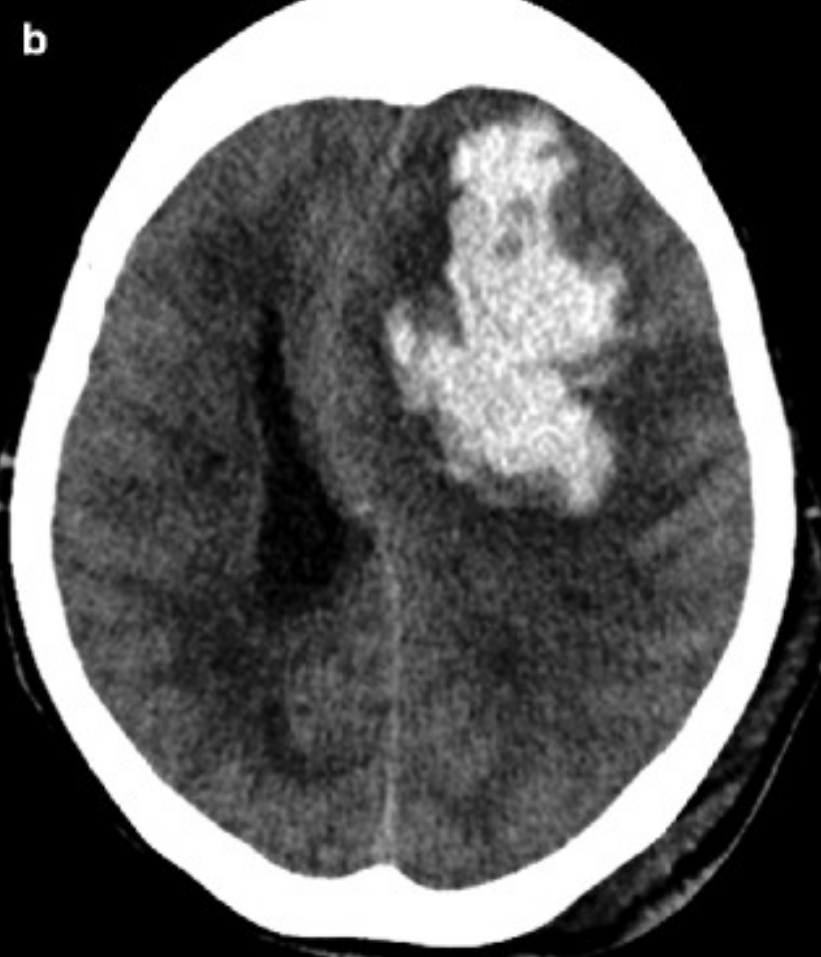
#> input picture images/000.png, 821 x 957 px
$ python -i __init__.py   (imports and definitions only)
#> lines starting #> are read from the running program, lines starting #| are printed output that depends on the picture; after the words box and inside, x2 and y2 are one past the last pixel; in counts of white or black regions, pixels touching at a corner belong together
import numpy as np
import matplotlib.pyplot as plt
import os
import cv2
import pywt
import pywt.data


# [22 lines left out: function ShowImage, not called in this run]


class ICH:

    def predict(self,img_path):
        """
        This function accpets image path and applies DWT and various Image Transformation to Segment the Brain Hemorrhage region from Brain CT Scan Image

        Input:
        img_path: Path of Image (Brain CT Image)

        Return:
        res: Resultance Image with hemorrhage Segmentation region

        """
#> called with img_path = '../images/000.png'
        img = cv2.imread(img_path)
#> img is the input picture: shape (957, 821, 3); min 0, max 255, mean 93.8
        gray = cv2.cvtColor(img,cv2.COLOR_BGR2GRAY)
        #ShowImage('Brain MRI',gray,'gray')

        ret, thresh = cv2.threshold(gray,0,255,cv2.THRESH_OTSU)
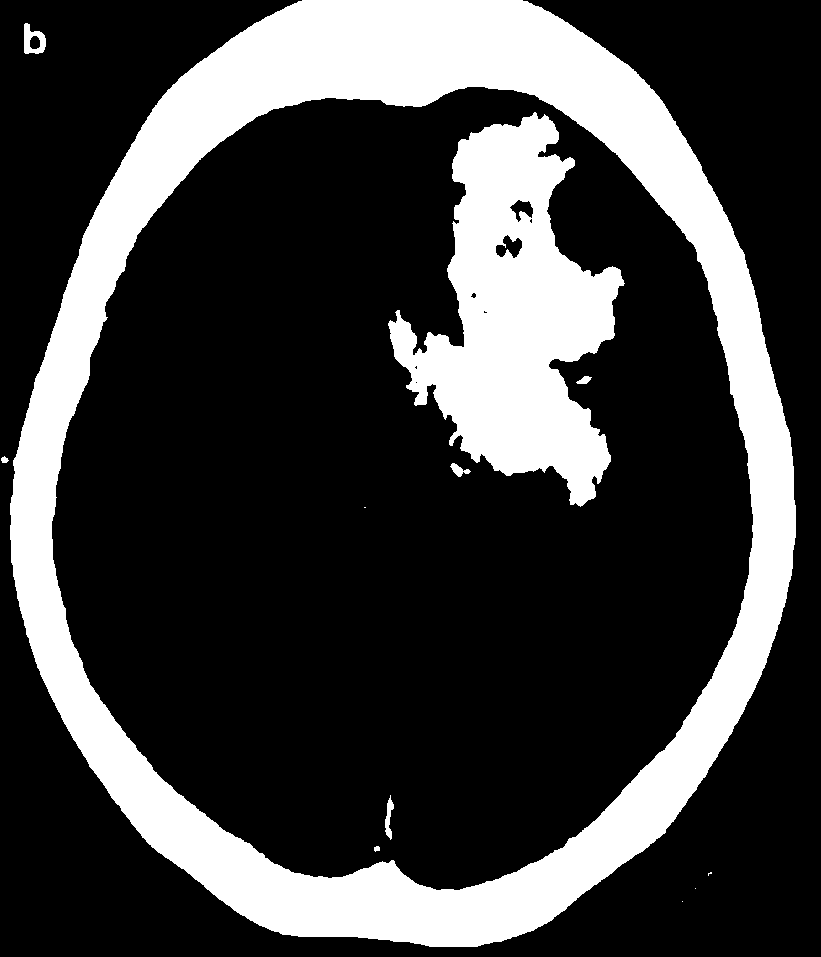
#> thresh: shape (957, 821); 24.9% white; 12 white regions (4 under 20 px), largest, box (x1, y1, x2, y2) and area: (10, 0, 796, 947) 148223, (388, 112, 625, 507) 46549, (24, 23, 46, 54) 397
#> ret = 141
        #ShowImage('Thresholding image',thresh,'gray')

        ret, markers = cv2.connectedComponents(thresh)
#> markers: shape (957, 821) int32; 13 distinct labels, from 0 to 12
#> ret = 13

        #Get the area taken by each component. Ignore label 0 since this is the background.
        marker_area = [np.sum(markers==m) for m in range(np.max(markers)) if m!=0]
#> marker_area = [148223, 397, 46549, 78, 38, 134, 2, 201, 28, 8, 1]
        #Get label of largest component by area
        largest_component = np.argmax(marker_area)+1 #Add 1 since we dropped zero above
#> largest_component = 1
        #Get pixels which correspond to the brain
        brain_mask = markers==largest_component
#> brain_mask: shape (957, 821) bool; 18.9% white; 1 white region, box (x1, y1, x2, y2) and area: (10, 0, 796, 947) 148223

        brain_out = img.copy()
        #In a copy of the original image, clear those pixels that don't correspond to the brain
        brain_out[brain_mask==False] = (0,0,0)
        img = cv2.imread(img_path)
        gray = cv2.cvtColor(img,cv2.COLOR_BGR2GRAY)
        coeffs2 = pywt.dwt2(gray,'haar')
        LL, (LH, HL, HH) = coeffs2
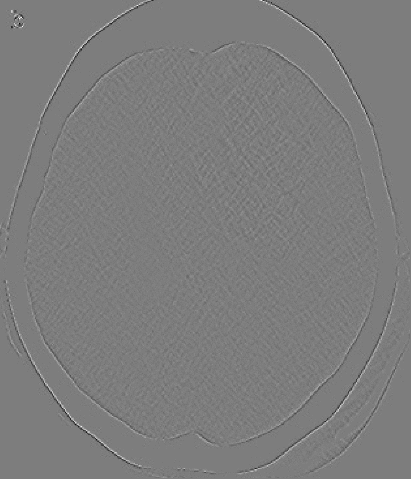
#> HH: shape (479, 411) float64; min -13.5, max 14, mean 0.000467; drawn with min black and max white
        ret, thresh = cv2.threshold(gray,0,255,cv2.THRESH_BINARY_INV+cv2.THRESH_OTSU)
#> ret = 141


        # noise removal
        kernel = np.ones((3,3),np.uint8)
        opening = cv2.morphologyEx(thresh,cv2.MORPH_OPEN,kernel, iterations = 2)
#> opening: shape (957, 821); 75% white; 11 black regions (4 under 20 px), largest, box (x1, y1, x2, y2) and area: (0, 0, 796, 947) 148297, (388, 112, 625, 507) 46888, (24, 23, 46, 54) 404

        # sure background area
        sure_bg = cv2.dilate(opening,kernel,iterations=3)
#> sure_bg: shape (957, 821); 78.3% white; 3 black regions (1 under 20 px), largest, box (x1, y1, x2, y2) and area: (13, 0, 793, 944) 129294, (392, 119, 620, 502) 40889

        # Finding sure foreground area
        dist_transform = cv2.distanceTransform(opening,cv2.DIST_L2,5)
        ret, sure_fg = cv2.threshold(dist_transform,0.7*dist_transform.max(),255,0)
#> sure_fg: shape (957, 821) float32; 5.5% white; 4 white regions, box (x1, y1, x2, y2) and area: (182, 287, 580, 725) 36308, (750, 0, 821, 107) 3611, (0, 868, 79, 957) 3220, (813, 946, 821, 957) 48
#> ret = 130.8

        # Finding unknown region
        sure_fg = np.uint8(sure_fg)
        unknown = cv2.subtract(sure_bg,sure_fg)

        # Marker labelling
        ret, markers = cv2.connectedComponents(sure_fg)
#> markers: shape (957, 821) int32; 5 distinct labels, from 0 to 4
#> ret = 5

        # Add one to all labels so that sure background is not 0, but 1
        markers = markers+1
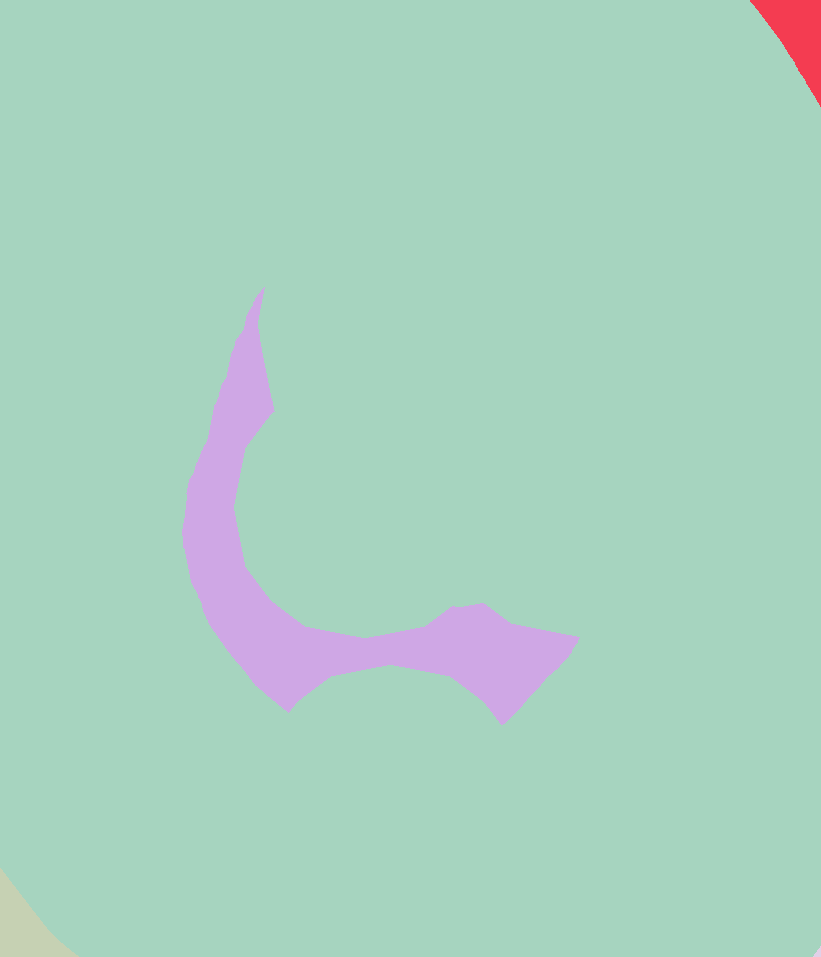
#> markers: shape (957, 821) int32; 5 distinct labels, from 1 to 5; one colour per label, 0 black


        # Now, mark the region of unknown with zero
        markers[unknown==255] = 0
#> markers: shape (957, 821) int32; 6 distinct labels, from 0 to 5
        markers = cv2.watershed(img,markers)
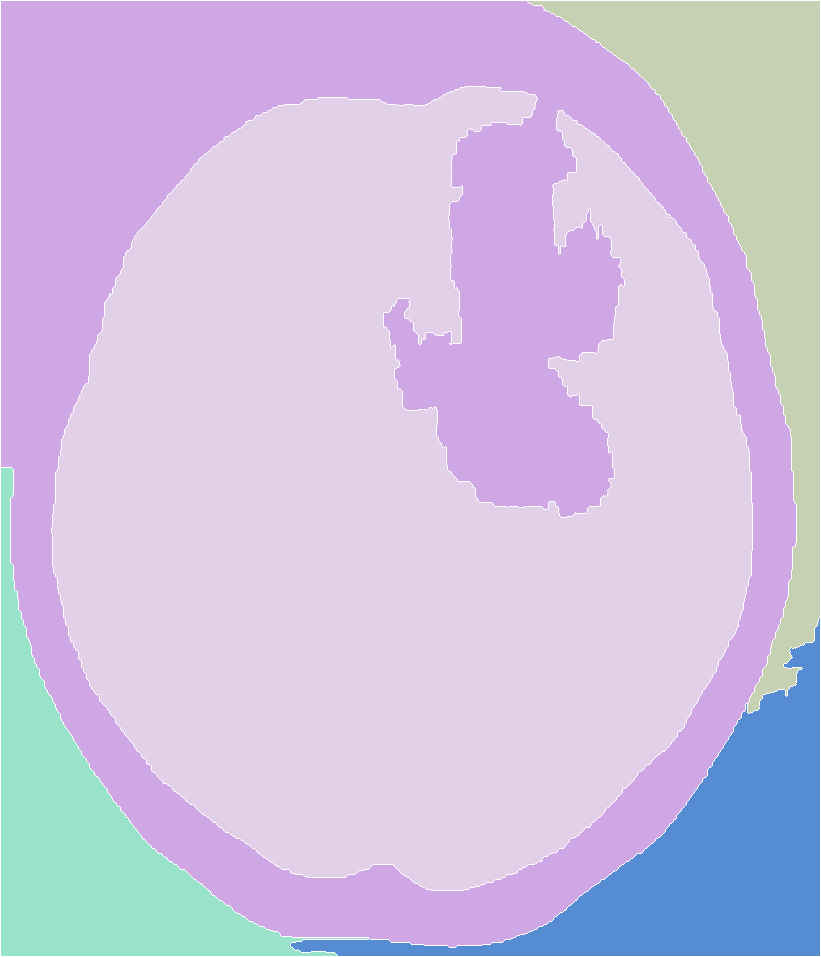
#> markers: shape (957, 821) int32; 6 distinct labels, from -1 to 5; one colour per label, 0 black, -1 white
        img[markers == -1] = [255,0,0]
#> img: shape (957, 821, 3); 1.2% of pixels changed, all inside (x1, y1, x2, y2) = (0, 0, 821, 957)

        res = cv2.cvtColor(img,cv2.COLOR_HSV2RGB)
        ret, thresh = cv2.threshold(res,160,255,cv2.THRESH_BINARY)
#> thresh: shape (957, 821, 3)
        hsv = cv2.cvtColor(thresh,cv2.COLOR_BGR2HSV)
#> hsv: shape (957, 821, 3); mean H, S, V 16.5, 60.3, 60.3
        lower_range = np.array([120,255,255])
        upper_range = np.array([130,255,255])
        mask_r = cv2.inRange(hsv,lower_range,upper_range)
#> mask_r: shape (957, 821); 3.1% white; 699 white regions (664 under 20 px), largest, box (x1, y1, x2, y2) and area: (416, 118, 622, 502) 19189, (392, 322, 416, 366) 413, (535, 283, 551, 306) 204
        r,g,b = cv2.split(thresh)
#> r: shape (957, 821); 4.7% white; 346 white regions (257 under 20 px), largest, box (x1, y1, x2, y2) and area: (416, 118, 622, 502) 30522, (392, 322, 416, 366) 615, (48, 128, 142, 347) 301
#> g: shape (957, 821); 20.6% white; 31 white regions (10 under 20 px), largest, box (x1, y1, x2, y2) and area: (11, 1, 795, 946) 140538, (473, 241, 614, 469) 12878, (458, 127, 559, 252) 5059
#> b: shape (957, 821); every value is 0
        kernel = np.ones((5,5),np.uint8)
        opening = cv2.morphologyEx(r, cv2.MORPH_OPEN, kernel)
#> opening: shape (957, 821); 3.8% white; 19 white regions
        contours, hierarchy = cv2.findContours(opening, cv2.RETR_TREE, cv2.CHAIN_APPROX_SIMPLE)
#> contours = 69 contours, 27 with area under 20; largest, box (x1, y1, x2, y2) and area: (418, 157, 613, 502) 26793, (527, 389, 580, 432) 928, (501, 120, 557, 166) 864, (493, 226, 524, 263) 748, (506, 196, 536, 227) 562
        cv2.drawContours(res, contours, -1, (255,255,0), 3)
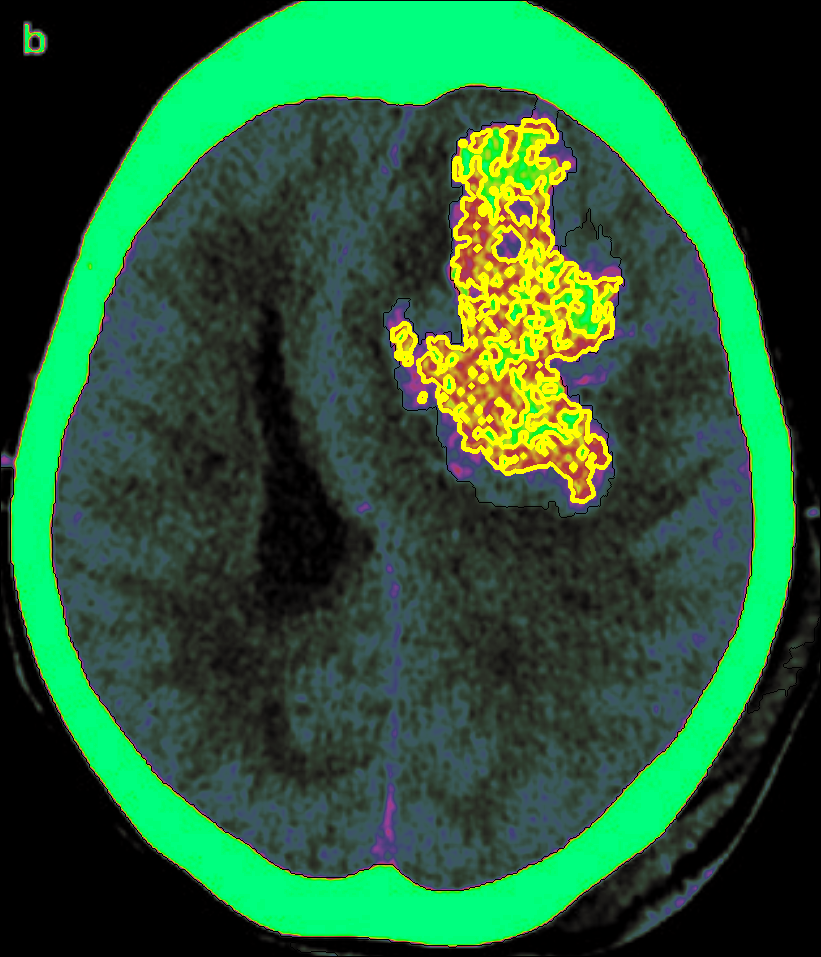
#> res: shape (957, 821, 3); mean R, G, B 39.2, 89.8, 53.5

        return res


>>> result = ICH().predict('../images/000.png')

$ run again, on images/004.png
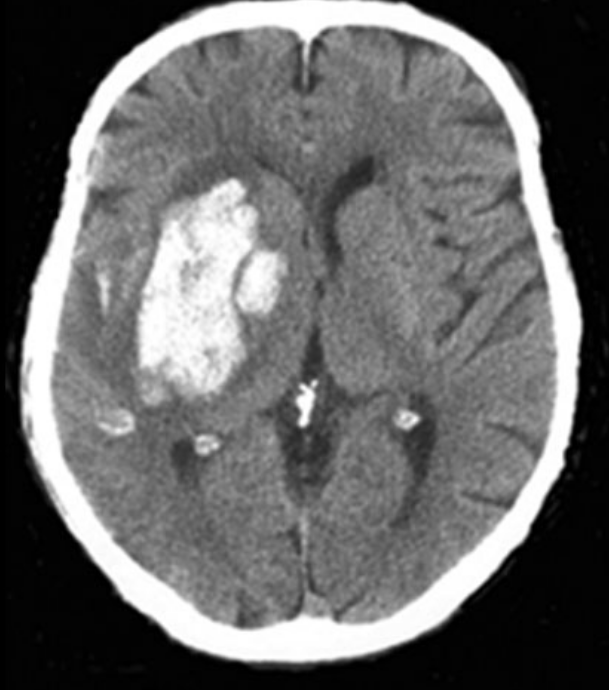
#> input picture images/004.png, 609 x 690 px
#> in predict, img is the input picture: shape (690, 609, 3); min 0, max 255, mean 104.8
#> in predict, `ret, thresh = cv2.threshold(gray,0,255,cv2.THRESH_OTSU)`:
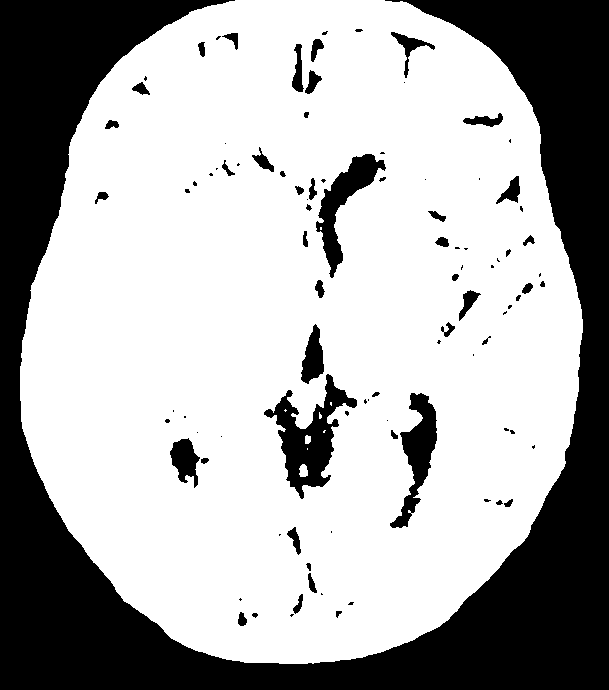
#> thresh: shape (690, 609); 67.8% white; 97 black regions (47 under 20 px), largest, box (x1, y1, x2, y2) and area: (0, 0, 609, 690) 119686, (264, 374, 357, 499) 4098, (316, 154, 386, 278) 2571
#> in predict, `ret, thresh = cv2.threshold(gray,0,255,cv2.THRESH_OTSU)`: ret = 80
#> in predict, `ret, markers = cv2.connectedComponents(thresh)`: ret = 10
#> marker_area = [284720, 6, 7, 5, 15, 6, 47, 2]
#> largest_component = 1
#> brain_mask: shape (690, 609) bool; 67.8% white; 97 black regions (47 under 20 px), largest, box (x1, y1, x2, y2) and area: (0, 0, 609, 690) 119686, (264, 374, 357, 499) 4274, (316, 154, 386, 278) 2577
#> in predict, `ret, thresh = cv2.threshold(gray,0,255,cv2.THRESH_BINARY_INV+cv2.THRES..`: ret = 80
#> sure_bg: shape (690, 609); 35.6% white; 28 white regions, largest, box (x1, y1, x2, y2) and area: (0, 0, 609, 690) 126444, (263, 324, 360, 495) 7193, (307, 151, 387, 275) 3793
#> in predict, `ret, sure_fg = cv2.threshold(dist_transform,0.7*dist_transform.max(),2..`: ret = 113.2
#> unknown: shape (690, 609); 34.6% white; 28 white regions, largest, box (x1, y1, x2, y2) and area: (0, 0, 609, 690) 121956, (263, 324, 360, 495) 7193, (307, 151, 387, 275) 3793
#> in predict, `ret, markers = cv2.connectedComponents(sure_fg)`: ret = 5
#> img: shape (690, 609, 3); 1.06% of pixels changed, all inside (x1, y1, x2, y2) = (0, 0, 609, 690)
#> hsv: shape (690, 609, 3); mean H, S, V 13, 46.6, 46.6
#> mask_r: shape (690, 609); 2.8% white; 184 white regions (145 under 20 px), largest, box (x1, y1, x2, y2) and area: (50, 24, 558, 630) 4002, (137, 179, 287, 399) 3289, (180, 260, 209, 293) 443
#> r: shape (690, 609); 4.1% white; 108 white regions (66 under 20 px), largest, box (x1, y1, x2, y2) and area: (137, 179, 287, 399) 5573, (50, 24, 558, 631) 5366, (179, 254, 216, 299) 749
#> g: shape (690, 609); 15.4% white; 16 white regions (7 under 20 px), largest, box (x1, y1, x2, y2) and area: (23, 1, 581, 661) 47872, (139, 180, 256, 392) 14489, (237, 252, 278, 312) 1709
#> b: shape (690, 609); every value is 0
#> contours = 43 contours, 4 with area under 20; largest, box (x1, y1, x2, y2) and area: (162, 194, 209, 254) 902, (149, 356, 210, 395) 766, (179, 255, 213, 295) 654, (86, 135, 109, 184) 517, (205, 346, 222, 376) 292
#> in predict, `cv2.drawContours(res, contours, -1, (255,255,0), 3)`:
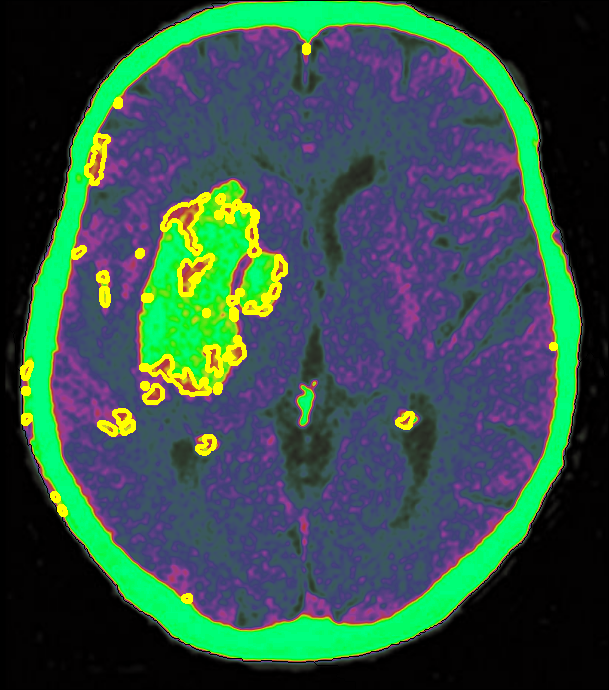
#> res: shape (690, 609, 3); mean R, G, B 51.4, 81.7, 73.8
